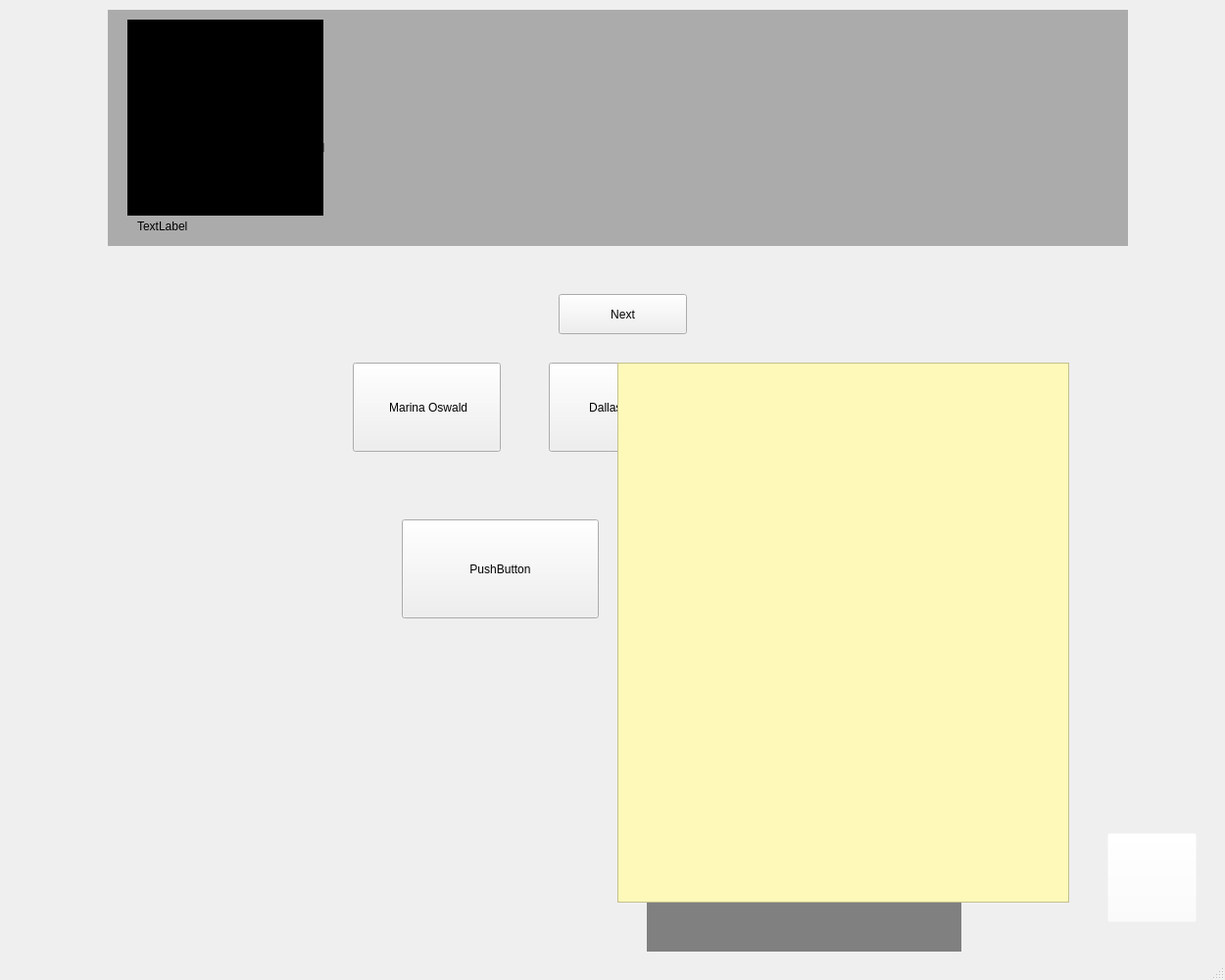
<?xml version="1.0" encoding="UTF-8"?>
<ui version="4.0">
 <class>Dialog</class>
 <widget class="QMainWindow" name="Dialog">
  <property name="geometry">
   <rect>
    <x>0</x>
    <y>0</y>
    <width>1250</width>
    <height>1000</height>
   </rect>
  </property>
  <property name="minimumSize">
   <size>
    <width>1250</width>
    <height>0</height>
   </size>
  </property>
  <property name="maximumSize">
   <size>
    <width>1250</width>
    <height>1000</height>
   </size>
  </property>
  <property name="windowTitle">
   <string>MainWindow</string>
  </property>
  <widget class="QWidget" name="centralwidget">
   <widget class="QLabel" name="dialogDisplay">
    <property name="geometry">
     <rect>
      <x>390</x>
      <y>30</y>
      <width>671</width>
      <height>201</height>
     </rect>
    </property>
    <property name="styleSheet">
     <string notr="true">font: 18pt &quot;Times New Roman&quot;;
background-color: rgb(171, 171, 171);</string>
    </property>
    <property name="text">
     <string>TextLabel</string>
    </property>
   </widget>
   <widget class="QLabel" name="characterName">
    <property name="geometry">
     <rect>
      <x>140</x>
      <y>210</y>
      <width>161</width>
      <height>41</height>
     </rect>
    </property>
    <property name="styleSheet">
     <string notr="true">font: 12pt &quot;Times New Roman&quot;;</string>
    </property>
    <property name="text">
     <string>TextLabel</string>
    </property>
   </widget>
   <widget class="QPushButton" name="positiveDialog">
    <property name="geometry">
     <rect>
      <x>410</x>
      <y>530</y>
      <width>201</width>
      <height>101</height>
     </rect>
    </property>
    <property name="styleSheet">
     <string notr="true">font: 16pt &quot;Times New Roman&quot;;</string>
    </property>
    <property name="text">
     <string>PushButton</string>
    </property>
   </widget>
   <widget class="QPushButton" name="negativeDialog">
    <property name="geometry">
     <rect>
      <x>670</x>
      <y>530</y>
      <width>201</width>
      <height>101</height>
     </rect>
    </property>
    <property name="styleSheet">
     <string notr="true">font: 16pt &quot;Times New Roman&quot;;</string>
    </property>
    <property name="text">
     <string>PushButton</string>
    </property>
   </widget>
   <widget class="QPushButton" name="nextButton">
    <property name="geometry">
     <rect>
      <x>570</x>
      <y>300</y>
      <width>131</width>
      <height>41</height>
     </rect>
    </property>
    <property name="styleSheet">
     <string notr="true">font: 16pt &quot;Times New Roman&quot;;</string>
    </property>
    <property name="text">
     <string>Next</string>
    </property>
   </widget>
   <widget class="QPushButton" name="interviewMarina">
    <property name="geometry">
     <rect>
      <x>360</x>
      <y>370</y>
      <width>151</width>
      <height>91</height>
     </rect>
    </property>
    <property name="styleSheet">
     <string notr="true">font: 14pt &quot;Times New Roman&quot;;</string>
    </property>
    <property name="text">
     <string> Marina Oswald</string>
    </property>
   </widget>
   <widget class="QPushButton" name="interviewCop">
    <property name="geometry">
     <rect>
      <x>560</x>
      <y>370</y>
      <width>141</width>
      <height>91</height>
     </rect>
    </property>
    <property name="styleSheet">
     <string notr="true">font: 14pt &quot;Times New Roman&quot;;</string>
    </property>
    <property name="text">
     <string>Dallas Cop</string>
    </property>
   </widget>
   <widget class="QPushButton" name="interviewLee">
    <property name="geometry">
     <rect>
      <x>750</x>
      <y>370</y>
      <width>141</width>
      <height>91</height>
     </rect>
    </property>
    <property name="styleSheet">
     <string notr="true">font: 12pt &quot;Times New Roman&quot;;</string>
    </property>
    <property name="text">
     <string> Lee Harvey Oswald</string>
    </property>
   </widget>
   <widget class="QLabel" name="infoLabel">
    <property name="geometry">
     <rect>
      <x>280</x>
      <y>50</y>
      <width>761</width>
      <height>201</height>
     </rect>
    </property>
    <property name="styleSheet">
     <string notr="true">background-color: rgb(171, 171, 171);
font: 24pt &quot;Times New Roman&quot;;</string>
    </property>
    <property name="text">
     <string>TextLabel</string>
    </property>
   </widget>
   <widget class="QPushButton" name="briefcase">
    <property name="geometry">
     <rect>
      <x>1130</x>
      <y>850</y>
      <width>91</width>
      <height>91</height>
     </rect>
    </property>
    <property name="styleSheet">
     <string notr="true">QPushButton{
image : url(:/Resources/detectiveBriefcase.png);
background-color: rgba(255, 255, 255, 0);
}

QPushButton:hover{
image : url(:/Resources/openBriefCase.png);
background-color: rgba(255, 255, 255, 0);
}

QPushButton:pressed{
image : url(:/Resources/openBriefCase.png);
background-color: rgba(255, 255, 255, 0);
}</string>
    </property>
    <property name="text">
     <string/>
    </property>
   </widget>
   <widget class="QLabel" name="signalUpdate">
    <property name="geometry">
     <rect>
      <x>1100</x>
      <y>820</y>
      <width>71</width>
      <height>81</height>
     </rect>
    </property>
    <property name="styleSheet">
     <string notr="true">image: url(:/Resources/update.png);</string>
    </property>
    <property name="text">
     <string/>
    </property>
   </widget>
   <widget class="QTextEdit" name="interviewNotes">
    <property name="geometry">
     <rect>
      <x>630</x>
      <y>370</y>
      <width>461</width>
      <height>551</height>
     </rect>
    </property>
    <property name="tabletTracking">
     <bool>false</bool>
    </property>
    <property name="styleSheet">
     <string notr="true">background-color: rgb(255, 249, 185);
font: 13pt &quot;Segoe Script&quot;;
border-color: rgb(250, 255, 221);
padding-left:10; padding-top:10; padding-bottom:10; padding-right:10;
text-align:top center;




</string>
    </property>
    <property name="readOnly">
     <bool>true</bool>
    </property>
   </widget>
   <widget class="QLabel" name="caseFrame">
    <property name="geometry">
     <rect>
      <x>1100</x>
      <y>830</y>
      <width>141</width>
      <height>131</height>
     </rect>
    </property>
    <property name="text">
     <string/>
    </property>
   </widget>
   <widget class="QLabel" name="dialogFrame">
    <property name="geometry">
     <rect>
      <x>110</x>
      <y>10</y>
      <width>1041</width>
      <height>241</height>
     </rect>
    </property>
    <property name="styleSheet">
     <string notr="true">background-color: rgb(0, 0, 127);
background-color: rgb(171, 171, 171);</string>
    </property>
    <property name="text">
     <string/>
    </property>
   </widget>
   <widget class="QLabel" name="caseInfo">
    <property name="geometry">
     <rect>
      <x>660</x>
      <y>780</y>
      <width>321</width>
      <height>191</height>
     </rect>
    </property>
    <property name="styleSheet">
     <string notr="true">font: 24pt &quot;Times New Roman&quot;;
color: white; background-color: gray;</string>
    </property>
    <property name="text">
     <string>If you learn something new your case notes will be updated</string>
    </property>
   </widget>
   <widget class="QLabel" name="speakerImage">
    <property name="geometry">
     <rect>
      <x>130</x>
      <y>20</y>
      <width>200</width>
      <height>200</height>
     </rect>
    </property>
    <property name="styleSheet">
     <string notr="true">background-color: rgb(0, 0, 0);</string>
    </property>
    <property name="text">
     <string/>
    </property>
   </widget>
   <zorder>caseFrame</zorder>
   <zorder>dialogFrame</zorder>
   <zorder>dialogDisplay</zorder>
   <zorder>characterName</zorder>
   <zorder>positiveDialog</zorder>
   <zorder>negativeDialog</zorder>
   <zorder>nextButton</zorder>
   <zorder>interviewMarina</zorder>
   <zorder>interviewCop</zorder>
   <zorder>interviewLee</zorder>
   <zorder>infoLabel</zorder>
   <zorder>briefcase</zorder>
   <zorder>signalUpdate</zorder>
   <zorder>caseInfo</zorder>
   <zorder>speakerImage</zorder>
   <zorder>interviewNotes</zorder>
  </widget>
  <widget class="QMenuBar" name="menubar">
   <property name="geometry">
    <rect>
     <x>0</x>
     <y>0</y>
     <width>1250</width>
     <height>21</height>
    </rect>
   </property>
  </widget>
  <widget class="QStatusBar" name="statusbar"/>
 </widget>
 <resources/>
 <connections/>
</ui>
